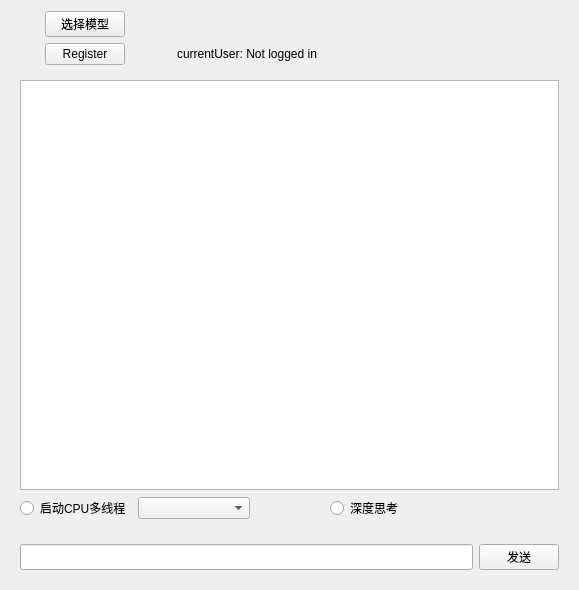
<?xml version="1.0" encoding="UTF-8"?>
<ui version="4.0">
 <class>Widget</class>
 <widget class="QWidget" name="Widget">
  <property name="geometry">
   <rect>
    <x>0</x>
    <y>0</y>
    <width>579</width>
    <height>590</height>
   </rect>
  </property>
  <property name="windowTitle">
   <string>Widget</string>
  </property>
  <layout class="QGridLayout" name="gridLayout_2">
   <item row="0" column="0">
    <spacer name="horizontalSpacer_2">
     <property name="orientation">
      <enum>Qt::Horizontal</enum>
     </property>
     <property name="sizeType">
      <enum>QSizePolicy::Fixed</enum>
     </property>
     <property name="sizeHint" stdset="0">
      <size>
       <width>28</width>
       <height>20</height>
      </size>
     </property>
    </spacer>
   </item>
   <item row="0" column="1">
    <widget class="QPushButton" name="buttonSelect">
     <property name="sizePolicy">
      <sizepolicy hsizetype="Minimum" vsizetype="Fixed">
       <horstretch>0</horstretch>
       <verstretch>0</verstretch>
      </sizepolicy>
     </property>
     <property name="text">
      <string>选择模型</string>
     </property>
    </widget>
   </item>
   <item row="0" column="2">
    <spacer name="horizontalSpacer">
     <property name="orientation">
      <enum>Qt::Horizontal</enum>
     </property>
     <property name="sizeType">
      <enum>QSizePolicy::Fixed</enum>
     </property>
     <property name="sizeHint" stdset="0">
      <size>
       <width>40</width>
       <height>20</height>
      </size>
     </property>
    </spacer>
   </item>
   <item row="0" column="3">
    <widget class="QLabel" name="label">
     <property name="sizePolicy">
      <sizepolicy hsizetype="Expanding" vsizetype="Preferred">
       <horstretch>0</horstretch>
       <verstretch>0</verstretch>
      </sizepolicy>
     </property>
     <property name="text">
      <string/>
     </property>
    </widget>
   </item>
   <item row="1" column="0">
    <spacer name="horizontalSpacer_4">
     <property name="orientation">
      <enum>Qt::Horizontal</enum>
     </property>
     <property name="sizeType">
      <enum>QSizePolicy::Fixed</enum>
     </property>
     <property name="sizeHint" stdset="0">
      <size>
       <width>18</width>
       <height>20</height>
      </size>
     </property>
    </spacer>
   </item>
   <item row="1" column="1">
    <widget class="QPushButton" name="buttonSelect_2">
     <property name="sizePolicy">
      <sizepolicy hsizetype="Minimum" vsizetype="Fixed">
       <horstretch>0</horstretch>
       <verstretch>0</verstretch>
      </sizepolicy>
     </property>
     <property name="text">
      <string>Register</string>
     </property>
    </widget>
   </item>
   <item row="1" column="2">
    <spacer name="horizontalSpacer_5">
     <property name="orientation">
      <enum>Qt::Horizontal</enum>
     </property>
     <property name="sizeType">
      <enum>QSizePolicy::Fixed</enum>
     </property>
     <property name="sizeHint" stdset="0">
      <size>
       <width>18</width>
       <height>20</height>
      </size>
     </property>
    </spacer>
   </item>
   <item row="1" column="3">
    <widget class="QLabel" name="label_2">
     <property name="text">
      <string>currentUser: Not logged in</string>
     </property>
    </widget>
   </item>
   <item row="2" column="0" colspan="4">
    <widget class="QWidget" name="widget_2" native="true">
     <layout class="QGridLayout" name="gridLayout">
      <item row="1" column="0">
       <layout class="QHBoxLayout" name="horizontalLayout">
        <item>
         <widget class="QRadioButton" name="radioButton_2">
          <property name="text">
           <string>启动CPU多线程</string>
          </property>
         </widget>
        </item>
        <item>
         <widget class="QComboBox" name="comboBox"/>
        </item>
       </layout>
      </item>
      <item row="1" column="1">
       <spacer name="horizontalSpacer_3">
        <property name="orientation">
         <enum>Qt::Horizontal</enum>
        </property>
        <property name="sizeType">
         <enum>QSizePolicy::Fixed</enum>
        </property>
        <property name="sizeHint" stdset="0">
         <size>
          <width>68</width>
          <height>20</height>
         </size>
        </property>
       </spacer>
      </item>
      <item row="1" column="2">
       <widget class="QRadioButton" name="radioButton">
        <property name="text">
         <string>深度思考</string>
        </property>
       </widget>
      </item>
      <item row="2" column="0">
       <spacer name="verticalSpacer">
        <property name="orientation">
         <enum>Qt::Vertical</enum>
        </property>
        <property name="sizeType">
         <enum>QSizePolicy::Preferred</enum>
        </property>
        <property name="sizeHint" stdset="0">
         <size>
          <width>18</width>
          <height>18</height>
         </size>
        </property>
       </spacer>
      </item>
      <item row="0" column="0" colspan="3">
       <widget class="QTextBrowser" name="textBrowser">
        <property name="sizePolicy">
         <sizepolicy hsizetype="Expanding" vsizetype="MinimumExpanding">
          <horstretch>0</horstretch>
          <verstretch>0</verstretch>
         </sizepolicy>
        </property>
       </widget>
      </item>
      <item row="3" column="0" colspan="3">
       <layout class="QHBoxLayout" name="horizontalLayout_2">
        <item>
         <widget class="QLineEdit" name="lineEdit">
          <property name="sizePolicy">
           <sizepolicy hsizetype="Expanding" vsizetype="Minimum">
            <horstretch>0</horstretch>
            <verstretch>0</verstretch>
           </sizepolicy>
          </property>
         </widget>
        </item>
        <item>
         <widget class="QPushButton" name="pushButton">
          <property name="text">
           <string>发送</string>
          </property>
         </widget>
        </item>
       </layout>
      </item>
     </layout>
    </widget>
   </item>
  </layout>
 </widget>
 <resources/>
 <connections/>
</ui>
